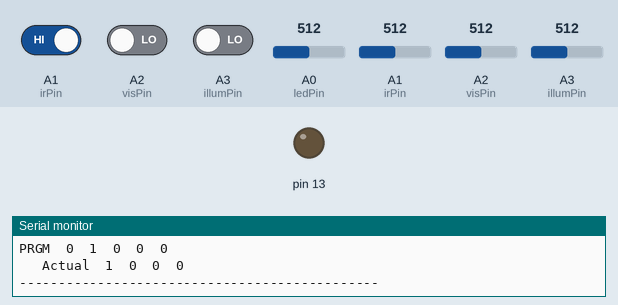
Bench run of a sketch on a simulated Arduino Uno, built with avr-gcc and run on an emulated ATmega328P. On the bench: output pins drawn as LEDs (lit = HIGH), the last lines printed to the serial monitor. Dashed ring = blinking. The inputs (shaded band) are chosen by the test bench; at power-on: A2 (visPin) = 512, A0 (ledPin) = 512, A1 (irPin) HIGH, A1 (irPin) = 512, A2 (visPin) LOW, A3 (illumPin) LOW, A3 (illumPin) = 512. Pins used as bus, display or sensor lines are not drawn.

Above: at 1.5 s.
1.6 s: A2 (visPin) set to 610
3.8 s: A0 (ledPin) set to 992
At 29.1 s:
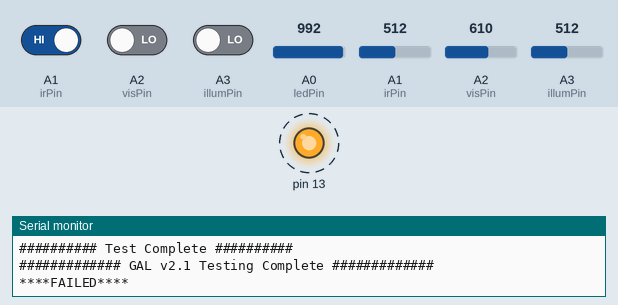
Timing chart, 0 to 31.2 s (numbered marks = the images above; inputs shaded):
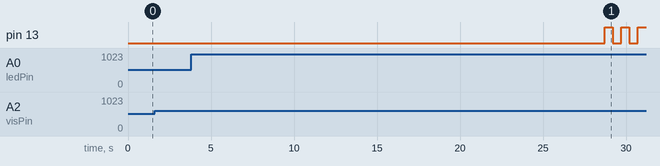

The sketch:

test.ino
```cpp
#include <Wire.h>
#include <Adafruit_MCP4725.h>
#define time_t unsigned long

Adafruit_MCP4725 dac;

// Pin Variables
int ledPin = A0;
int buttonPin = 3;
int illumPin = A3;
int irPin = A1;
int visPin = A2;
int vccPin = 4;
int dacValue[9] = {0, 511, 1023, 1535, 2047, 2559, 3071, 3583, 4095}; // 5V
String names[9] =  {"PRGM", "DH", "IH", "AH", "DL", "AL", "OFF", "VL", "VH"};
int exp_ir[9] =    { 0,     100,  0,    100,  20,   20,   0,     0,    0};
int exp_vis[9] =   { 0,     0,    0,    0,    0,    0,    0,     20,   100};
int exp_illum[9] = { 0,     100,  100,  0,    20,   0,    0,     0,    0};
int ppsVal[9] =    { 0,     8,    4,    2,    1,    0,    0,     0,    0};


// Settings Flags
bool failHard = false;
bool haveFailed = false;
bool showErrors = true;
bool leaveOn = false;

bool testPos_ = true;
bool testAll = true;
int testPosVal = 5;

bool testProgram_ = true;
bool testPrgmTimeout_ = false;
bool testTimeout_ = false;
bool testDoublePress_ = false;


void setup() {
  pinMode(13, OUTPUT);
  pinMode(ledPin, INPUT);
  pinMode(buttonPin, INPUT);
  pinMode(illumPin, INPUT);
  pinMode(irPin, INPUT);
  pinMode(visPin, INPUT);
  digitalWrite(vccPin, LOW);
  pinMode(vccPin, OUTPUT);
  dac.begin(0x62);

  Serial.begin(9600);
  Serial.println("\n\n############# GAL v2.1 Testing Platform #############\n");
  Serial.println("failHard | showErrors | leaveOn | testPos_ | testAll");
  Serial.print((String)"    " + failHard + "    |     " + showErrors + "      |    " + leaveOn);
  Serial.println((String)"    |    " + testPos_ + "     |    " + testAll);
  Serial.println("testProgram_ | testPrgmTimeout_ | testTimeout_ | testDoublePress_");
  Serial.print((String)"      " + testProgram_ + "      |        " + testPrgmTimeout_ + "         |       ");
  Serial.println((String)testTimeout_ + "      |        " + testDoublePress_ + "\n");
  delay(100);

  digitalWrite(vccPin, HIGH);

  if (testPos_) {
    Serial.println("########## Testing Positions ##########");
    Serial.println("SET\tPOS\tLED\tILLUM\tIR\tVIS");
    Serial.println("----------------------------------------------");
    if (testAll) {
      for (int i = 0; i < 9; i++) {
        if (haveFailed && failHard){
          Serial.println("\n   failHard has stopped the program");
          break;
        }
        testPos(i);
        Serial.println("----------------------------------------------");
      }
    } else {
      testPos(testPosVal);
    }
    Serial.println("########## Test Complete ##########\n");
  }

  if (testProgram_) {
    Serial.println("########## Testing Programming ##########");
    testProgram();
    Serial.println("########## Test Complete ##########\n");
    if (testPrgmTimeout_) {
      Serial.println("########## Testing Programming Timeout ##########");
      testProgramTimeout();
      Serial.println("########## Test Complete ##########\n");
    }
  }

  if (testTimeout_) {
    Serial.println("########## Testing Timeout ##########");
    testTimeout(0, 1);
    testTimeout(1, 1);
    testTimeout(3, 1);
    testTimeout(4, 1);
    testTimeout(5, 1);
    testTimeout(6, 1);
    testTimeout(7, 1);
    Serial.println("########## Test Complete ##########\n");
  }

  if (testDoublePress_) {
    Serial.println("########## Testing Double Press ##########");
    testDoublePress(1);
    Serial.println("########## Test Complete ##########\n");
  }

  if (!leaveOn) {
    deactivate(100);
    digitalWrite(vccPin, LOW);
  }

  Serial.println("############# GAL v2.1 Testing Complete #############\n");

  if (haveFailed) {
    Serial.println("\n****FAILED****");
    while (true) {
      delay(500);
      digitalWrite(13, HIGH);
      delay(500);
      digitalWrite(13, LOW);
    }
  }
}


void testPos(int pos) {
  deactivate(125);
  dac.setVoltage(dacValue[pos], false);
  Serial.print((String)names[pos] + "\t" + pos + "\t");

    // Activate PCB
  activate(125);
  if (pos == 0) {
    delay(125);
  }
  testAndValidate(pos); delay(125);
  if (!leaveOn) {
    deactivate(0);
  }
}

void testProgram() {
  deactivate(100);
  for (int i = 2; i > 0; i--) {
    deactivate(100);
    dac.setVoltage(dacValue[0], false);   // PRGM
    Serial.println("Setting to PRGM"); delay(300);
    activate(750);
    dac.setVoltage(dacValue[i], false);
    Serial.println((String)"  Setting to " + ppsVal[i] + "pps"); delay(300);
    deactivate((6-i) * 500);
    if (i == 1){
      delay(500);
    }
    dac.setVoltage(dacValue[1], false);

    Serial.println("  Setting to DH"); delay(300);
    activate(0);
    Serial.println("  Getting frequency");delay(500);
    float freq = getFreq(illumPin);
    Serial.println((String)"  Freq: " + freq); delay(300);
    if (round(freq) != ppsVal[i]) {
      Serial.println((String)"   ##ERROR: " + freq + " != " + ppsVal[i]);
    }
  }
}

void testProgramTimeout() {
  deactivate(100);
  dac.setVoltage(dacValue[0], false);   // PRGM
  Serial.println("Setting to PRGM"); delay(100);
  time_t t_start = millis();
  activate(25);
  Serial.println("  Testing timeout"); delay(2000);
  dac.setVoltage(dacValue[3], false);
  Serial.println("  Setting to AH - 2pps");
  bool fail = false;
  while (true) {
    if (!readLedPin()) {
      break;
    }
    if (millis() - t_start >= 7000) {
      fail = true;
      break;
    }
  }
  time_t t_end = millis();
  if (fail) {
    Serial.println("  #ERROR: Program did not time out");
  } else {
    Serial.println((String)"  Programming sucessfully timed out in " + ((t_end - t_start) / 1000.0) + " seconds");
  }
}

void testTimeout(int pos, int run_num) {
  deactivate(500);
  dac.setVoltage(dacValue[pos], false);
  Serial.println((String)"Testing pos " + pos + " (" + names[pos] + ") " + run_num + " time(s)"); delay(500);
  for (int i = 0; i < run_num; i++) {
    Serial.println("Activating and waiting");
    time_t start_t = millis();
    activate(25);
    int val = readLedPin();
    while(val > 0) {
      delay(500);
      val = readLedPin();
    }
    time_t end_t = millis();
    Serial.println((String)"Start Time: " + start_t + " | End Time:" + end_t + " | Total Time: " + (end_t - start_t));
    deactivate(500);
    if (i != run_num - 1) {
      Serial.println("Testing again");
    }
  }
}

void testDoublePress(int pos) {
  int led = 1;
  int illum = exp_illum[pos], ir = exp_ir[pos], vis = exp_vis[pos];
  int led_t, illum_t, ir_t, vis_t;

  Serial.println("  Activating Double Press");
  deactivate(1500);
  dac.setVoltage(dacValue[pos], false); delay(250);
  activate(50);
  deactivate(50);
  activate(1000);
  deactivate(50);
  getActual(led_t, illum_t, ir_t, vis_t);
  Serial.print((String)names[pos] + "\t" + pos + "\t");
  Serial.println((String)led + "\t" + illum  + "\t" + ir  + "\t" + vis);
  Serial.println((String)"   Actual\t" + led_t  + "\t" + illum_t  + "\t" + ir_t  + "\t" + vis_t);
  Serial.println("\n  Deactivating Double Press");
//  delay(1000);
//  activate(50);
//  deactivate(500);
//  getActual(led_t, illum_t, ir_t, vis_t);
//  Serial.print((String)names[pos] + "\t" + pos + "\t");
//  Serial.println((String)led + "\t" + illum  + "\t" + ir  + "\t" + vis);
//  Serial.println((String)"   Actual\t" + led_t  + "\t" + illum_t  + "\t" + ir_t  + "\t" + vis_t);
}

void loop() {
}

///// HELPER FUNCTIONS /////

void activate(int t) {
  pinMode(buttonPin, OUTPUT);
  digitalWrite(buttonPin, LOW);
  if (t>0) delay(t);
}

void deactivate(int t) {
  pinMode(buttonPin, INPUT_PULLUP);
  if (t>0) delay(t);
}

int readLedPin() {
  return round(analogRead(ledPin)/512.0);
}

void testAndValidate(int pos) {
  int led = 1;
  int illum = exp_illum[pos], ir = exp_ir[pos], vis = exp_vis[pos];
  int led_t, illum_t, ir_t, vis_t;
  getActual(led_t, illum_t, ir_t, vis_t);

  int illum_d = abs(illum - illum_t);
  int ir_d = abs(ir - ir_t);
  int vis_d = abs(vis - vis_t);

  Serial.println((String)led + "\t" + illum  + "\t" + ir  + "\t" + vis);
  Serial.println((String)"   Actual\t" + led_t  + "\t" + illum_t  + "\t" + ir_t  + "\t" + vis_t);
  if (showErrors) {
    if (led_t != 1) {
      Serial.println("### ERROR: LED value not correct ###");
      haveFailed = true;
    }
    if (illum_d > 10) {
      Serial.println("### ERROR: ILLUM value not correct ###");
      haveFailed = true;
    }
    if (ir_d > 10) {
      Serial.println("### ERROR: IR value not correct ###");
      haveFailed = true;
    }
    if (vis_d > 10) {
      Serial.println("### ERROR: VIS value not correct ###");
      haveFailed = true;
    }
  }
}

void getActual(int& led_t, int& illum_t, int& ir_t, int& vis_t) {
  led_t = readLedPin();
  illum_t = round(getDutyCycle(illumPin));
  ir_t = round(getDutyCycle(irPin));
  vis_t = round(getDutyCycle(visPin));
}

float getDutyCycle(int pin) {
  unsigned long highTime = pulseIn(pin, HIGH, 50000);
  unsigned long lowTime = pulseIn(pin, LOW, 50000);
  unsigned long cycleTime = highTime + lowTime;
  if (cycleTime == 0) {
//    Serial.println(analogRead(pin));
    if (analogRead(pin) < 600) {
      return 0;
    } else {
      return 100;
    }
  }
  return((float)highTime / float(cycleTime)) * 100.0;
}

float getFreq(int pin) {
  unsigned long highTime = pulseIn(pin, HIGH, 2000000);
  unsigned long lowTime = pulseIn(pin, LOW, 2000000);
  unsigned long cycleTime = highTime + lowTime;
  if (cycleTime == 0) {
    return 0;
  }
  return 1000000.0/cycleTime;
}
```
